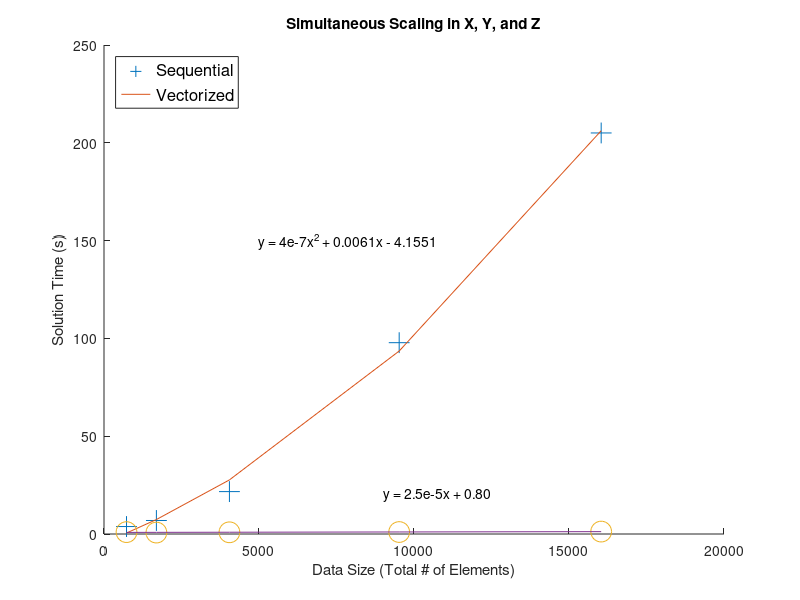

Write the MATLAB code that produced this figure.
if 0
    
load('ipack_125xyz.mat','ipack_125xyz')

n_case = 5;

% 1: sequential, 2: vec
result_time = zeros(n_case,2);

% size of the data
result_size = zeros(n_case,1);

cubesize = size(ppr.Model.Model);

    
for imodel = 1:n_case
    
    index = (imodel-1)*25 + (imodel-1)*5 + (imodel-1) + 1;
    ppr = ipack_125xyz(index);
    datasize_x = size(ppr.Model.Model,1);
    datasize_y = size(ppr.Model.Model,2);
    datasize_z = size(ppr.Model.Model,3);
    datasize = datasize_x*datasize_y*datasize_z;
    
    tic
    [x0 y0 z0 v0] = Stress_Miner_time_loop(ppr,0);
    time0 = toc;
    
    tic
    [x1 y1 z1 v1] = Stress_Miner_time_loop(ppr,1);
    time1 = toc;

    % show progress
    [imodel datasize time0 time1]
    
    result_size(imodel,1) = datasize;
    result_time(imodel,1) = time0;
    result_time(imodel,2) = time1;
end

result_time

save('compete_125xyz_new.mat','result_size','result_time','cubesize')
end

load('compete_125xyz_new.mat','result_size','result_time','cubesize')

clf
hold on

seq_x = result_size(:,1)
seq_y = result_time(:,1)
vec_y = result_time(:,2)

fit_seq = polyfit(seq_x,seq_y,1)
fit_seq_2 = polyfit(seq_x, seq_y,2)
fit_vec = polyfit(seq_x,vec_y,1)

fit_seq_eq = polyval(fit_seq,seq_x)
fit_seq_eq_2 = polyval(fit_seq_2,seq_x)
fit_vec_eq = polyval(fit_vec,seq_x)

% plot(seq_x,seq_y,'+','MarkerSize',15)
% plot(seq_x,fit_seq_eq,'-')

% txt1 = ['y = 0.013379x - 18.63'];
% text(8000, 150, txt1);

plot(seq_x,seq_y,'+','MarkerSize',15)
plot(seq_x,fit_seq_eq_2,'-')

txt3 = ['y = 4e-7x^2 + 0.0061x - 4.1551'];
text(5000, 150, txt3);

plot(seq_x,vec_y,'o','MarkerSize',15)
plot(seq_x,fit_vec_eq,'-')

txt2 = ['y = 2.5e-5x + 0.80'];
text(9000, 20, txt2);

% plot(result_size(:,1),result_time(:,1),'+','MarkerSize',15)
% plot(result_size(:,1),result_time(:,2),'o','MarkerSize',15)
legend('Sequential','Vectorized','Location','Northwest','FontSize',12)
xlabel('Data Size (Total # of Elements)')
ylabel('Solution Time (s)')
title(sprintf('Simultaneous Scaling in X, Y, and Z'))



